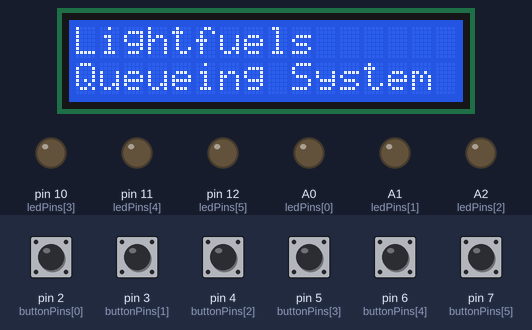
This sketch was run on a simulated Arduino Uno, built with avr-gcc and run on an emulated ATmega328P. Parts: 16×2 character LCD, output pins drawn as LEDs (lit = HIGH). The inputs (shaded band) are chosen by the test bench; at power-on: pin 2 (buttonPins[0]), pin 3 (buttonPins[1]), pin 4 (buttonPins[2]), pin 5 (buttonPins[3]), pin 6 (buttonPins[4]), pin 7 (buttonPins[5]) HIGH. What the sketch prints to the serial monitor is not drawn.

Above: at 1.2 s.
1.3 s: pin 2 (buttonPins[0]) pulled LOW for 0.15 s
At 2.6 s:
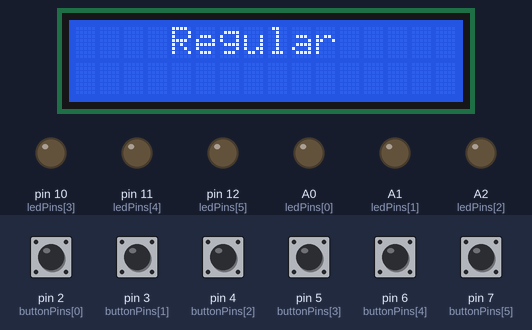
2.9 s: pin 3 (buttonPins[1]) pulled LOW for 0.15 s
At 4.1 s:
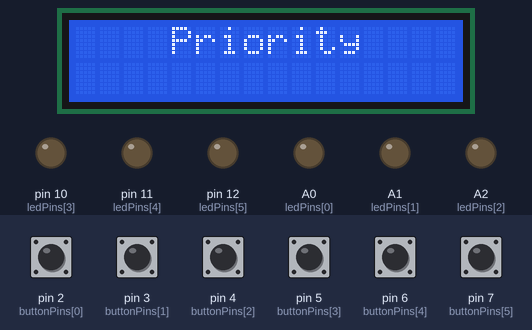
4.5 s: pin 4 (buttonPins[2]) pulled LOW for 0.15 s
At 5.3 s:
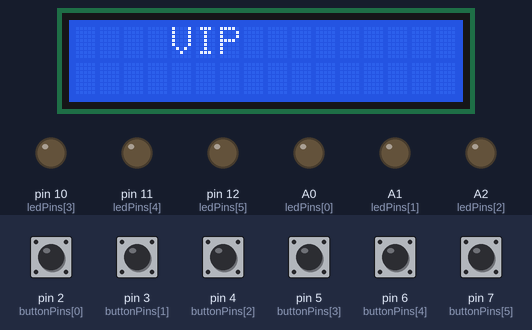
6.1 s: pin 5 (buttonPins[3]) pulled LOW for 0.15 s
At 6.5 s:
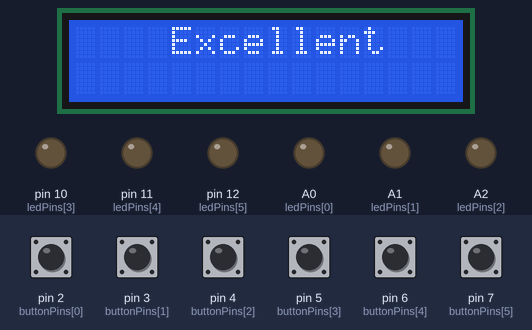
7.7 s: pin 6 (buttonPins[4]) pulled LOW for 0.15 s
At 8.9 s:
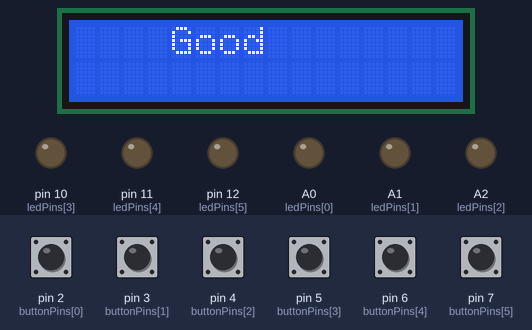
9.3 s: pin 7 (buttonPins[5]) pulled LOW for 0.15 s
At 10.2 s:
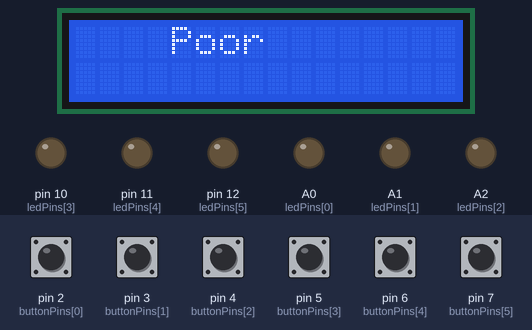
Timing chart, 0 to 11.9 s (numbered marks = the images above; inputs shaded):
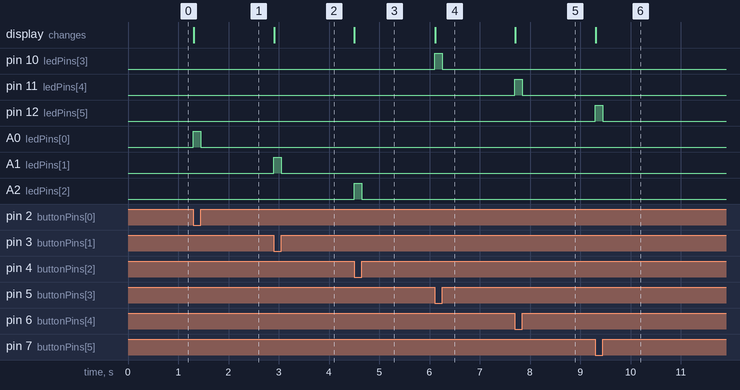

Measured:
- after the input at 1.3 s, A0 (ledPins[0]): LOW → HIGH at once, → LOW 0.15 s later; the display: changes at once (image 1)
- after the input at 2.9 s, A1 (ledPins[1]): LOW → HIGH at once, → LOW 0.15 s later; the display: changes at once (image 2)
- after the input at 4.5 s, A2 (ledPins[2]): LOW → HIGH at once, → LOW 0.15 s later; the display: changes at once (image 3)
- after the input at 6.1 s, pin 10 (ledPins[3]): LOW → HIGH at once, → LOW 0.15 s later; the display: changes at once (image 4)
- after the input at 7.7 s, pin 11 (ledPins[4]): LOW → HIGH at once, → LOW 0.15 s later; the display: changes at once (image 5)
- after the input at 9.3 s, pin 12 (ledPins[5]): LOW → HIGH at once, → LOW 0.15 s later; the display: changes at once (image 6)

The sketch:

QUEUEBUTTON_withexpressLCDdisplay.ino
```cpp
#include <Wire.h>
#include <LiquidCrystal_I2C.h>

// Initialize LCD (address 0x27 or 0x3F depending on module)
LiquidCrystal_I2C lcd(0x27, 16, 2);

// === Button input pins ===
const int buttonPins[] = {2, 3, 4, 5, 6, 7};

// === LED output pins ===
const int ledPins[] = {A0, A1, A2, 10, 11, 12};

// === Labels for Serial & LCD ===
const char* labels[] = {"Regular", "Priority", "VIP", "Excellent", "Good", "Poor"};

const int numButtons = 6;
const unsigned long debounceDelay = 50; // ms

bool prevStates[numButtons];
unsigned long lastPress[numButtons];

void setup() {
  Serial.begin(9600);

  // Init LCD
  lcd.init();
  lcd.backlight();
  showDefaultMessage();

  // Setup pins
  for (int i = 0; i < numButtons; i++) {
    pinMode(buttonPins[i], INPUT_PULLUP);
    pinMode(ledPins[i], OUTPUT);
    digitalWrite(ledPins[i], LOW);
    prevStates[i] = HIGH;
    lastPress[i] = 0;
  }

  Serial.println("Queue & Feedback System Ready");
}

void loop() {
  for (int i = 0; i < numButtons; i++) {
    checkButton(buttonPins[i], &prevStates[i], &lastPress[i], ledPins[i], labels[i]);
  }
}

bool checkButton(int pin, bool *prevState, unsigned long *lastPressTime, int ledPin, const char* label) {
  bool currentState = digitalRead(pin);
  bool wasPressed = false;

  // LED follows button
  digitalWrite(ledPin, currentState == LOW ? HIGH : LOW);

  // Debounced press detection
  if (*prevState == HIGH && currentState == LOW && (millis() - *lastPressTime) > debounceDelay) {
    *lastPressTime = millis();

    // Print to Serial
    Serial.println(label);

    // Show on LCD
    lcd.clear();
    //lcd.setCursor(0, 0);
    //lcd.print("You pressed:");
    lcd.setCursor(4, 0);
    lcd.print(label);


    wasPressed = true;
  }

  *prevState = currentState;
  return wasPressed;
}

void showDefaultMessage() {
  lcd.clear();
  lcd.setCursor(0, 0);
  lcd.print("Lightfuels");
  lcd.setCursor(0, 1);
  lcd.print("Queueing System");
}
```
